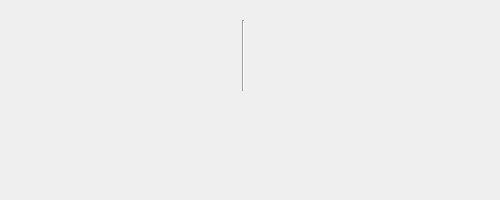
<?xml version="1.0" encoding="UTF-8"?>
<ui version="4.0">
 <class>infoWidget</class>
 <widget class="QWidget" name="infoWidget">
  <property name="geometry">
   <rect>
    <x>0</x>
    <y>0</y>
    <width>500</width>
    <height>200</height>
   </rect>
  </property>
  <property name="windowTitle">
   <string>Form</string>
  </property>
  <widget class="Line" name="line">
   <property name="geometry">
    <rect>
     <x>233</x>
     <y>20</y>
     <width>20</width>
     <height>71</height>
    </rect>
   </property>
   <property name="orientation">
    <enum>Qt::Vertical</enum>
   </property>
  </widget>
 </widget>
 <resources/>
 <connections/>
</ui>
